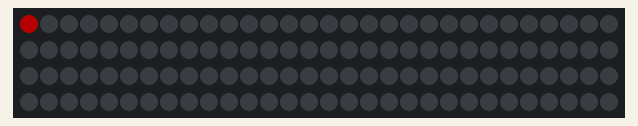
Simulated run of this sketch. Board: Arduino Uno, built with avr-gcc and run on an emulated ATmega328P. Parts: 120 RGB LEDs in strip order, left to right, continuing on the next row. Dim RGB values are drawn brighter than linear.

Above: at 2.05 s.
At 6.77 s:
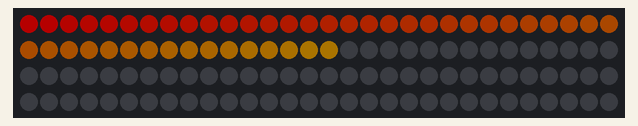
At 11.48 s:
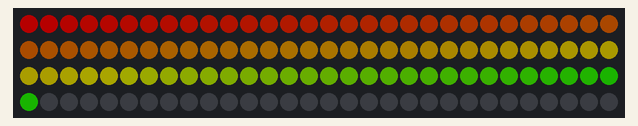
At 20.92 s:
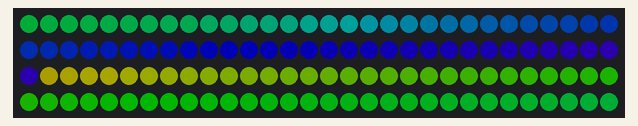
At 30.36 s:
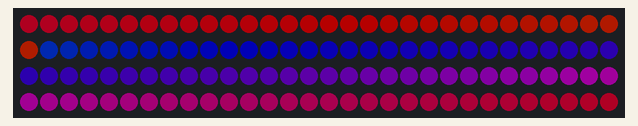
At 39.9 s:
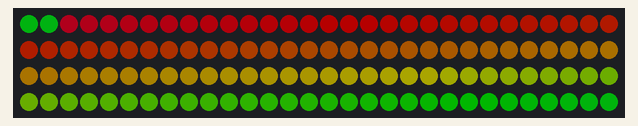

The sketch:

Rainbow.ino
```cpp
#define FORCE_SOFTWARE_SPI
#define FORCE_SOFTWARE_PINS
#include "FastSPI_LED2.h"

///////////////////////////////////////////////////////////////////////////////////////////
//
// Move a white dot along the strip of leds.  This program simply shows how to configure the leds,
// and then how to turn a single pixel white and then off, moving down the line of pixels.
//

// How many leds are in the strip?
#define NUM_LEDS 120

// Data pin that led data will be written out over
#define DATA_PIN 7

// Clock pin only needed for SPI based chipsets when not using hardware SPI
//#define CLOCK_PIN 8

// This is an array of leds.  One item for each led in your strip.
CRGB leds[NUM_LEDS];
int hue;

// This function sets up the ledsand tells the controller about them
void setup() {
	// sanity check delay - allows reprogramming if accidently blowing power w/leds
 	delay(2000);
       FastLED.addLeds<WS2811, DATA_PIN, RGB>(leds, NUM_LEDS);
       hue = 0;
}
// This function runs over and over, and is where you do the magic to light
// your leds.
void loop() {
   // Move a single white led

   for(int ledIndex = 0; ledIndex < NUM_LEDS; ledIndex = ledIndex + 1) {
      // Turn our current led on to white, then show the leds
      leds[ledIndex].setHSV(hue,255,128); //= CRGB::White;

      // Show the leds (only one of which is set to white, from above)
      FastLED.show();

      // Wait a little bit
      delay(100);

      // Turn our current led back to black for the next loop around
      //leds[ledIndex] = CRGB::Black;

      hue = hue + 1;
      if(hue > 255) {
        hue = 0;
      }
   }
}
```
